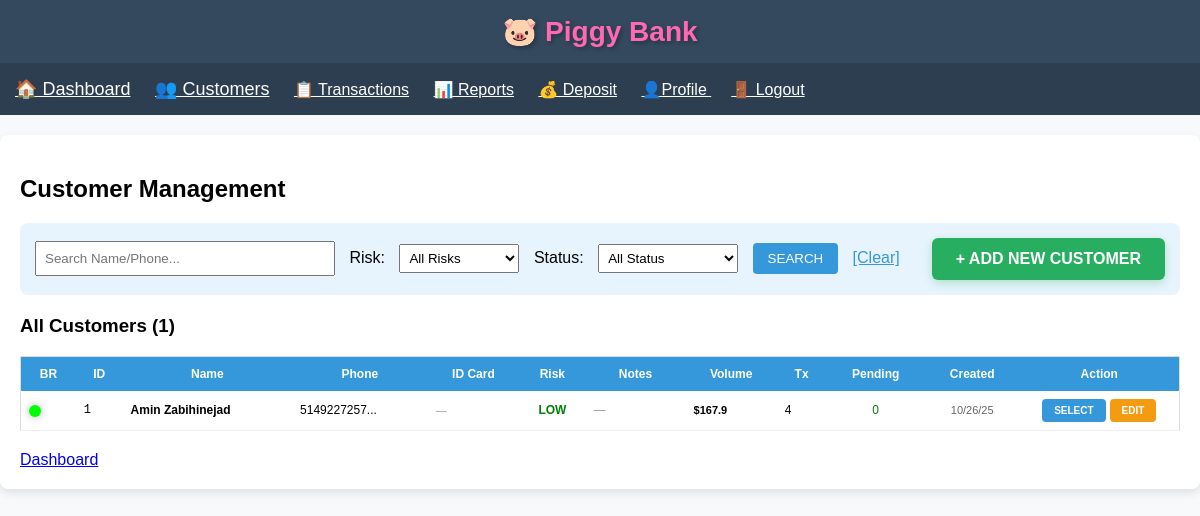
The app's page /customers (signed in) with its own data.
### app.py (models this page shows)
class Client(db.Model):
    id = db.Column(db.Integer, primary_key=True)
    first_name = db.Column(db.String(100), nullable=False)
    last_name = db.Column(db.String(100), nullable=False)
    email = db.Column(db.String(120), nullable=False)
    phone = db.Column(db.String(20), nullable=False)
    apartment = db.Column(db.String(20))
    civic_number = db.Column(db.String(20), nullable=False)
    street = db.Column(db.String(200), nullable=False)
    city = db.Column(db.String(100), nullable=False)
    province = db.Column(db.String(10), nullable=False)
    postal_code = db.Column(db.String(10), nullable=False)
    risk_level = db.Column(db.String(20), default='low risk')
    notes = db.Column(db.Text)
    created_at = db.Column(db.DateTime, default=datetime.utcnow)
    id1_type = db.Column(db.String(50))
    id1_issued_by = db.Column(db.String(100))
    id1_number = db.Column(db.String(50))
    id1_expiry_date = db.Column(db.Date)
    id1_filename = db.Column(db.String(255))
    id1_filesize = db.Column(db.Integer)
    id1_last_download = db.Column(db.DateTime)
    id2_type = db.Column(db.String(50))
    id2_issued_by = db.Column(db.String(100))
    id2_number = db.Column(db.String(50))
    id2_expiry_date = db.Column(db.Date)
    id2_filename = db.Column(db.String(255))
    id2_filesize = db.Column(db.Integer)
    id2_last_download = db.Column(db.DateTime)
    id3_type = db.Column(db.String(50))
    id3_issued_by = db.Column(db.String(100))
    id3_number = db.Column(db.String(50))
    id3_expiry_date = db.Column(db.Date)
    id3_filename = db.Column(db.String(255))
    id3_filesize = db.Column(db.Integer)
    id3_last_download = db.Column(db.DateTime)
    transactions = db.relationship('Transaction', backref='client', lazy=True)

### app.py (the view)
@app.route('/customers')
def customers():
    if 'user_id' not in session: return redirect(url_for('login'))
    return render_template('customers.html', clients_data=calculate_clients_data(), now=datetime.utcnow().date())

### app.py (called while the page is built)
def interpolate_color(volume):
    min_volume = 3000
    max_volume = 10000
    if volume < min_volume: return "#00FF00"
    if volume >= max_volume: return "#FF0000"
    ratio = (volume - min_volume) / (max_volume - min_volume)
    red = int(255 * ratio)
    green = int(255 * (1 - ratio))
    return f"#{red:02X}{green:02X}00"

def convert_to_usd(amount, currency):
    rates = {'CAD': 0.72, 'EUR': 1.08, 'GBP': 1.30, 'IRR': 0.000024}
    return amount * rates.get(currency, 1.0)

### templates/customers.html (shortened to what this page needs)
{% extends "base.html" %}
{% block content %}
<h2>Customer Management</h2>
<div style="background:#e8f4fd; padding:15px; border-radius:8px; margin-bottom:20px;">
    <div style="display: flex; justify-content: space-between; align-items: center; flex-wrap: wrap; gap: 15px;">
        <form method="GET" style="display: inline; flex: 1; min-width: 600px;">
            <input type="text" name="search" placeholder="Search Name/Phone..."
                   value="{{ request.args.get('search', '') }}" style="width:300px; padding:8px; margin-right:10px;">
            Risk: <select name="risk_level" style="margin:0 10px; padding:5px; width:120px;">
                <option value="">All Risks</option>
            </select>
            Status: <select name="tx_status" style="margin:0 10px; padding:5px; width:140px;">
                <option value="">All Status</option>
            </select>
            <input type="submit" value="SEARCH" style="padding:8px 15px; background:#3498db; color:white; border:none; border-radius:4px;">
            <a href="{{ url_for('customers') }}" style="margin-left:10px; color:#3498db;">[Clear]</a>
        </form>
        <a href="{{ url_for('edit_client', client_id='new') }}"
           style="background:#27ae60; color:white; padding:12px 24px; text-decoration:none; border-radius:6px; font-weight:bold; font-size:16px; box-shadow:0 3px 10px rgba(39,174,96,0.3);">
           + ADD NEW CUSTOMER
        </a>
    </div>
</div>
<h3>All Customers ({{ clients_data|length }})</h3>
<table style="width:100%; border-collapse:collapse; font-size:12px; border:1px solid #ddd;">
    <tr style="background:#3498db; color:white;">
        <th style="padding:10px;">BR</th>
        <th style="padding:10px;">ID</th>
        <th style="padding:10px;">Name</th>
        <th style="padding:10px;">Phone</th>
        <th style="padding:10px;">ID Card</th>
        <th style="padding:10px;">Risk</th>
        <th style="padding:10px; width:100px;">Notes</th>
        <th style="padding:10px;">Volume</th>
        <th style="padding:10px;">Tx</th>
        <th style="padding:10px;">Pending</th>
        <th style="padding:10px;">Created</th>
        <th style="padding:10px; width:160px;">Action</th>
    </tr>
    {% for data in clients_data %}
    <tr style="border-bottom:1px solid #eee; {% if data.client.risk_level == 'high risk' or data.client.risk_level == 'on hold' %}background:#fff5f5;{% endif %}">
        <td style="padding:8px;"><span class="led-indicator" style="background-color: {{ data.led_color }};" title="Business Relation: ${{ '%.2f'|format(data.total_volume_usd) }} over past 6 months"></span></td>
        <td style="padding:8px; font-family:monospace;">{{ data.client.id }}</td>
        <td style="padding:8px;"><strong>{{ data.client.first_name }} {{ data.client.last_name }}</strong></td>
        <td style="padding:8px;">{{ data.client.phone[:12] }}...</td>
        <td style="padding:8px; font-size:11px;">
            {% if data.client.id1_number or data.client.id2_number or data.client.id3_number %}
                {% if data.client.id1_number %}
                    <strong>{{ data.client.id1_number[:4] }}...{{ data.client.id1_number[-4:] }}</strong>
                    {% if data.client.id1_expiry_date %}
                        <br><small style="{% if data.client.id1_expiry_date and data.client.id1_expiry_date < now %}color:red;{% else %}color:#666;{% endif %}">
                            Exp: {{ data.client.id1_expiry_date.strftime('%m/%y') }}
                        </small>
                    {% endif %}
                {% elif data.client.id2_number %}
                    <strong>{{ data.client.id2_number[:4] }}...{{ data.client.id2_number[-4:] }}</strong>
                {% elif data.client.id3_number %}
                    <strong>{{ data.client.id3_number[:4] }}...{{ data.client.id3_number[-4:] }}</strong>
                {% endif %}
            {% else %}
                <span style="color:#999;">—</span>
            {% endif %}
        </td>
        <td style="padding:8px; text-align:center; font-weight:bold;">
            {% if data.client.risk_level == 'low risk' %}<span style="color:green;">LOW</span>
            {% elif data.client.risk_level == 'medium risk' %}<span style="color:orange;">MED</span>
            {% elif data.client.risk_level == 'high risk' %}<span style="color:red;">HIGH</span>
            {% else %}<span style="color:red;">HOLD</span>{% endif %}
        </td>
        <td style="padding:8px;">
            {% if data.client.notes %}
                <div style="height:25px; overflow-y:auto; border:1px solid #ddd; padding:2px; background:#f9f9f9; font-size:9px; border-radius:3px;">
                    {{ data.client.notes[:60] }}{% if data.client.notes|length > 60 %}...{% endif %}
                </div>
            {% else %}
                <span style="color:#999; font-style:italic;">—</span>
            {% endif %}
        </td>
        <td style="padding:8px; font-weight:bold; font-size:11px;">${{ "%.1f"|format(data.total_volume_usd) }}</td>
        <td style="padding:8px;">{{ data.transactions_list|length }}</td>
        <td style="padding:8px; text-align:center;">
            {% set pending_tx = data.transactions_list|selectattr('status', 'equalto', 'pending')|list %}
            {% if pending_tx|length > 0 %}
                <span style="color:red; font-weight:bold;">{{ pending_tx|length }}</span>
            {% else %}
                <span style="color:green;">0</span>
            {% endif %}
        </td>
        <td style="padding:8px; font-size:11px; text-align:center; color:#666;">
            {{ data.client.created_at.strftime('%m/%d/%y') }}
        </td>
        <td style="padding:8px;">
            <div style="display: flex; gap: 4px; justify-content: center;">
                <a href="{{ url_for('select_customer', client_id=data.client.id) }}"
                   style="background:#3498db; color:white; padding:6px 12px; text-decoration:none; border-radius:4px; font-size:10px; font-weight:bold; white-space: nowrap;">SELECT</a>
                <a href="{{ url_for('edit_client', client_id=data.client.id) }}"
                   style="background:#f39c12; color:white; padding:6px 12px; text-decoration:none; border-radius:4px; font-size:10px; font-weight:bold; white-space: nowrap;">EDIT</a>
            </div>
        </td>
    </tr>
    {% else %}
    <tr>
        <td colspan="12" style="padding:40px; text-align:center; color:#999; font-size:16px;">
            <div style="font-size:48px; margin-bottom:15px;">No customers found</div>
        </td>
    </tr>
    {% endfor %}
</table>
<div style="margin-top:20px;">
    <a href="{{ url_for('index') }}" style="font-size:16px;">Dashboard</a>
</div>
{% endblock %}

### templates/base.html (style rules this page uses)
* { box-sizing: border-box; }
body { font-family: Arial; margin: 0; padding: 0; background: #f8f9fa; }

### templates/customers.html (style rules this page uses)
.led-indicator { display: inline-block; width: 12px; height: 12px; border-radius: 50%; box-shadow: 0 0 8px rgba(0, 0, 0, 0.3); vertical-align: middle; margin-right: 5px; }

### records on screen
Client: client.id "1", client.first_name "Amin", client.last_name "Zabihinejad", client "5149227257", client.created_at "10/26/25"

### other values on screen
{{ clients_data|length }} "1"
{{ "%.1f"|format(data.total_volume_usd) }} "167.9"
{{ data.transactions_list|length }} "4"
